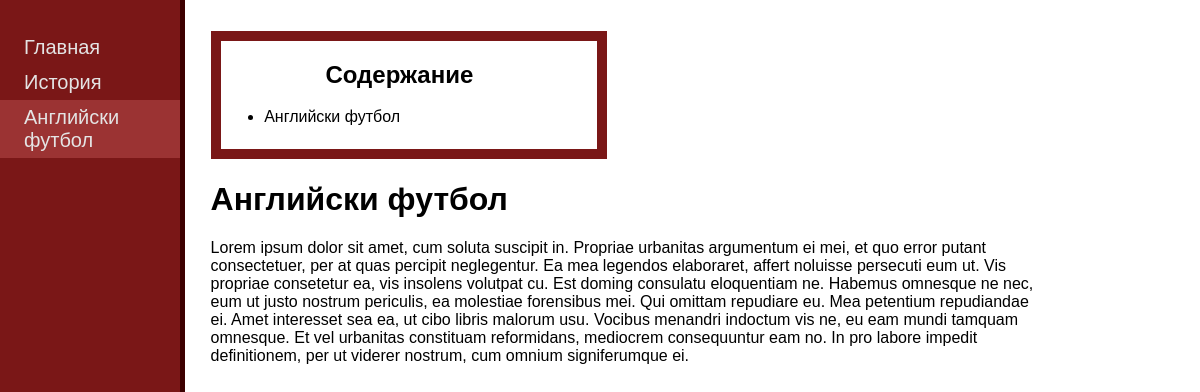
The app's page /english_football/ with its own data.
### app/models.py (models this page shows, shortened)
class Textfile(models.Model):
    page = models.CharField(max_length=100)
    heading_level = models.IntegerField(default=1)
    tags = models.CharField(max_length=255, default=None, blank=True, null=True)
    name = models.CharField(max_length=255)
    text = models.TextField(blank=True, null=True)
    parent_page = models.ForeignKey('self', on_delete=models.PROTECT, null=True,blank=True)
    order = models.IntegerField(default=1)
    date_added = models.DateTimeField(default=datetime.now, editable=False)
    key = models.CharField(max_length=64, null=False, default=uuid.uuid4, unique=True,editable=False)
    exclude = ["date_added", "key"]

### app/views.py (the view)
# urls.py: path('english_football/', views.engFoot, name='eng_foot'),
def engFoot(request):
    results = Textfile.objects.filter(page=ENG_FOOT_PAGE_NAME).order_by('heading_level', 'order')
    context = sortContents(results)
    return render(request, 'engFoot.html', context=context)

### app/helpers/contents.py (called while the page is built)
def sortContents(textFiles):
    first_level = dict()
    second_level = dict()
    third_level = dict()
    fourth_level = dict()
    for tf in textFiles:
        newSection = Section(tf.id, tf.name, tf.text)
        if tf.heading_level == 1:
            first_level[tf.id] = newSection
        elif tf.heading_level == 2:
            first_level[tf.parent_page.id].child_sections.append(newSection)
            second_level[tf.id] = newSection
        elif tf.heading_level == 3:
            second_level[tf.parent_page.id].child_sections.append(newSection)
            third_level[tf.id] = newSection
        else:
            third_level[tf.parent_page.id].child_sections.append(newSection)
            fourth_level[tf.id] = newSection
    return {"level1": first_level, "level2": second_level, "level3": third_level, "level4": fourth_level}

### app/helpers/template_filters.py (called while the page is built)
@register.simple_tag(takes_context=True)
def add_active_class(context, path_name):
    if reverse(path_name) == context.request.path:
        return 'active'
    return ''

### templates/engFoot.html (shortened to what this page needs)
{% extends "base.html" %}
{% block content %}
<div class="content_container">
    {% include "toc.html" %}
    {% for id, section in level1.items %}
    <h1 id={{section.link}}><a href=#{{section.link}}>{{ section.name }}</a></h1>
    {{ section.text | safe | safe }}
    {% endfor %}
</div>
{% endblock %}

### templates/toc.html (shortened to what this page needs)
<div id="toc_container">
    <div id="toc_internal">
        <h2 class="toc_title">Содержание</h2>
        <ul>
            {% for id, section in level1.items %}
            <li><a href = #{{ link }}>{{ section.name }}</a>
            </li>
            {% endfor %}
        </ul>
    </div>
</div>

### static/style.css (style rules this page uses)
body { margin: 0px; }
* { font-family: Tahoma, Arial, sans-serif; }
.content_container { margin: 3%; margin-right: 15%; text-decoration: none; }
#content a { text-decoration: none; color: black; }

### templates/toc.html (style rules this page uses)
#toc_container { width: 45%; background-color: rgb(122, 23, 23); padding: 10px; overflow: auto; }
#toc_internal { display: inline-block; width: 95%; margin: 0px; background-color: white; padding-bottom: 5%; padding-right: 5%; }
#toc_container ul { margin: 1%; }
#toc_container li { margin: 0 0 0.25em 0; }
#toc_container a { font-family: 'Verdana', Haettenschweiler, 'Arial Narrow Bold', sans-serif; color: #000000; text-decoration: none; }
.toc_title { font-family: Haettenschweiler, 'Arial Narrow', sans-serif; font-weight: 800; text-align: center; }

### records on screen
Textfile: name "Английски футбол", name "Английски футбол", text "Lorem ipsum dolor sit amet, cum soluta suscipit in. Propriae urbanitas argumentum ei mei, et quo error putant consectetuer, per at quas percipit neglegentur. Ea mea legendos elaboraret, affert noluisse persecuti eum ut. Vis propriae consetetur ea, vis insolens volutpat cu. Est doming consulatu eloquentiam ne. Habemus omnesque ne nec, eum ut justo nostrum periculis, ea molestiae forensibus mei. Qui omittam repudiare eu. Mea petentium repudiandae ei. Amet interesset sea ea, ut cibo libris malorum usu. Vocibus menandri indoctum vis ne, eu eam mundi tamquam omnesque. Et vel urbanitas constituam reformidans, mediocrem consequuntur eam no. In pro labore impedit definitionem, per ut viderer…"
